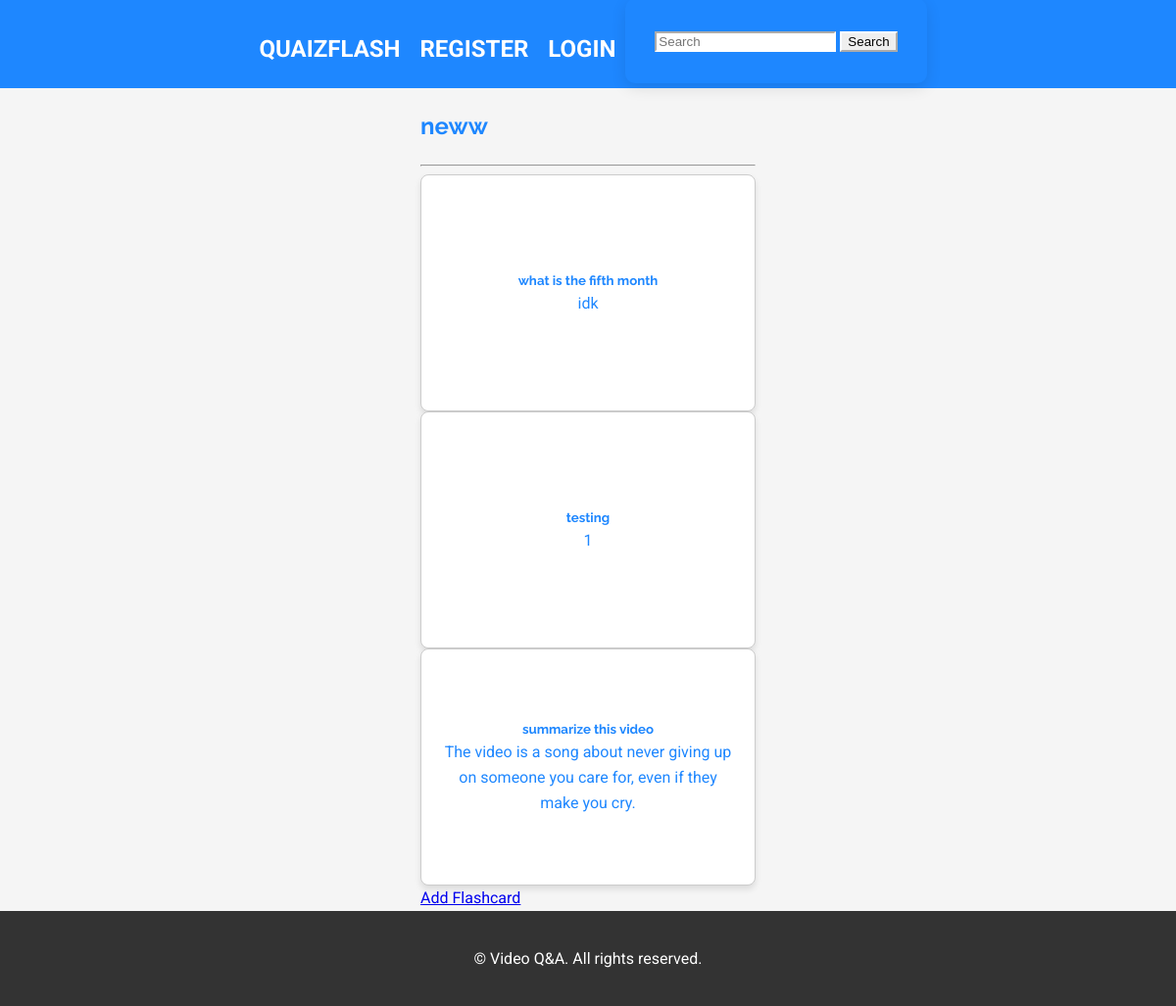
The app's page /flashcard_set/1 (signed in), older data.
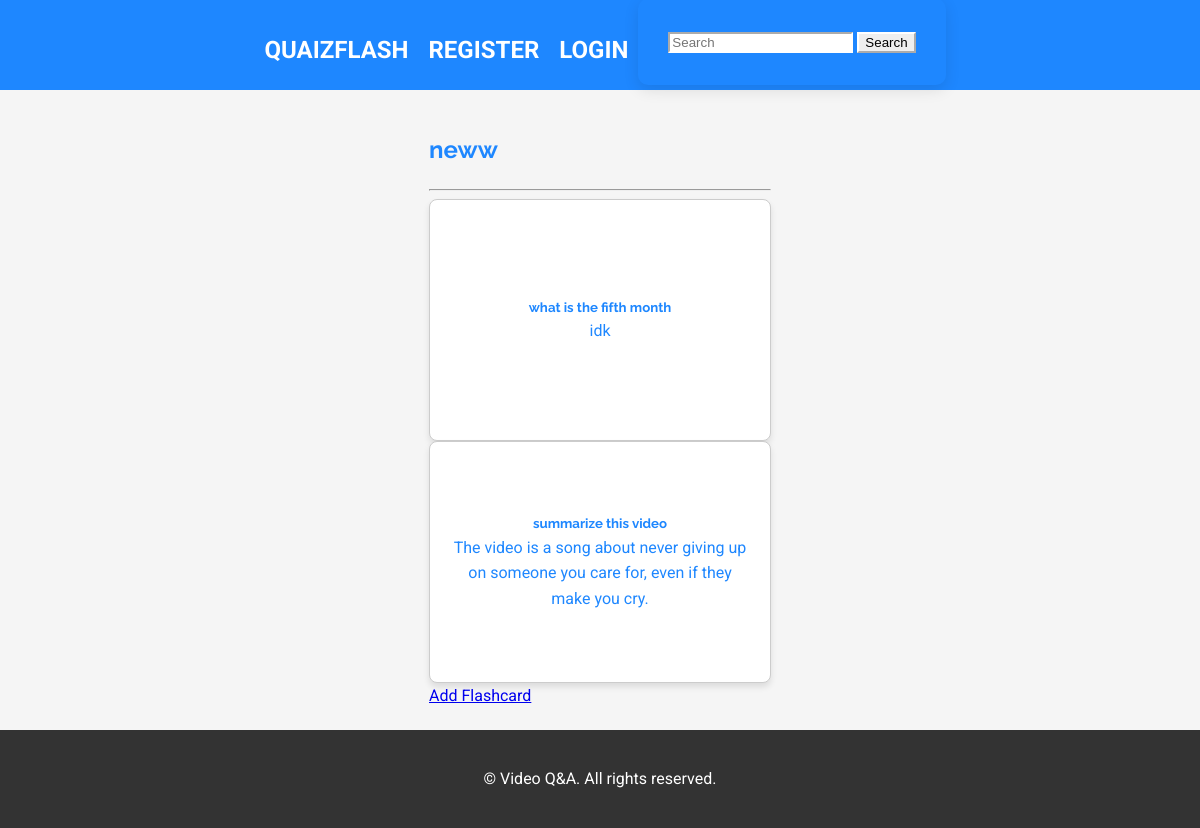
The same page, newer data.
### models.py (models this page shows, shortened)
class Flashcard(db.Model):
    id = db.Column(db.Integer, primary_key=True)
    question = db.Column(db.String(200), nullable=False)
    answer = db.Column(db.String(200), nullable=False)
    user_id = db.Column(db.Integer, db.ForeignKey('user.id'), nullable=False)
    flashcard_set_id = db.Column(db.Integer, db.ForeignKey('flashcard_set.id', name='fk_flashcard_set_id'), nullable=True)  # Added ForeignKey with name

### app.py (the view)
@app.route("/flashcard_set/<int:set_id>")
@login_required
def flashcard_set(set_id):
    flashcard_set = FlashcardSet.query.get_or_404(set_id)
    if flashcard_set.user_id != current_user.id:
        abort(403)
    flashcards = Flashcard.query.filter_by(flashcard_set_id=set_id).all()
    return render_template("flashcard_set.html", title=flashcard_set.title, flashcards=flashcards, flashcard_set=flashcard_set, search_form=SearchSetsForm())

### forms.py
class SearchSetsForm(FlaskForm):
    search_query = StringField('Search Query', validators=[DataRequired()])
    submit = SubmitField('Search')

### app.py (called while the page is built)
@login_manager.user_loader
def load_user(user_id):
    return User.query.get(int(user_id))

### Templates/flashcard_set.html
{% extends "base.html" %}
{% block content %}
  <h1>{{ flashcard_set.title }}</h1>
  <hr>
  {% for flashcard in flashcard_set.flashcards %}
    <div class="card mb-3">
      <div class="card-body">
        <h5 class="card-title">{{ flashcard.question }}</h5>
        <p class="card-text">{{ flashcard.answer }}</p>
      </div>
    </div>
  {% endfor %}
  <a href="{{ url_for('new_flashcard', set_id=flashcard_set.id) }}" class="btn btn-primary">Add Flashcard</a>
{% endblock %}

Row changes from the older to the newer data that the page shows:
removed Flashcard: question "testing", answer "1"
